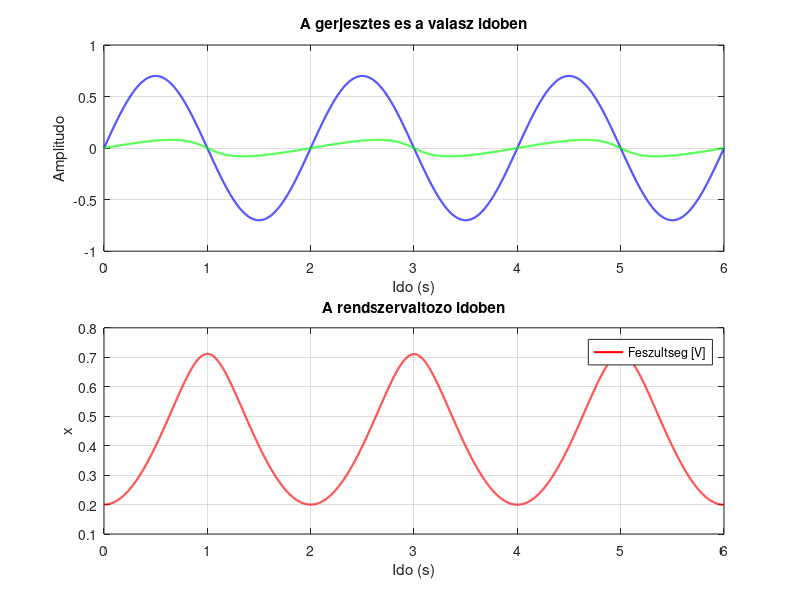
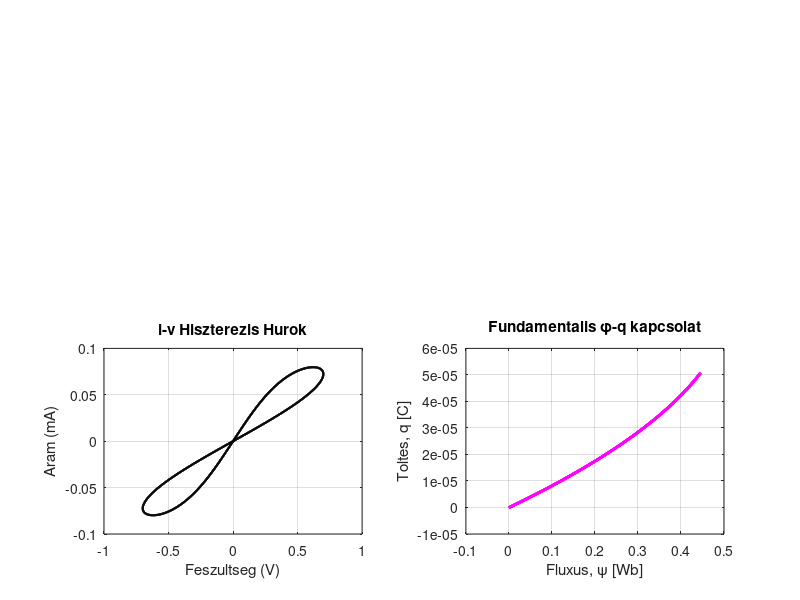

Source code (MATLAB) for these figures, in order:
p = 5;          	% Ablakfuggveny fokszam (nem hasznalt) 
Ron = 100;              % Bekapcsolt ellenallas (Ohm)
Roff = 160*Ron;         % Kikapcsolt ellenallas (16000 Ohm)
mu = 1e-14;             % Ion mobilitas
D = 10e-9;              % Eszkoz vastagsaga
xmin = 0.05;            % Minimalis allapotvaltozo ertek
xmax = 0.9999;          % Maximalis allapotvaltozo ertek
k = mu * Ron / (D^2);   % Drift allando
x0 = 0.2;               % Kezdeti allapot (x = w/D)

%T = 3 / f;             % Teljes szimulacio (3 teljes hullam)
T = 6;
N = 10000;              % Mintak szama
deltat = T / N;         % Egy idolepes hossza
t = linspace(0, T, N);  % Idovektor letrehozasa

f =0.5;
u_m = 0.7;
u = u_m * sin(2 * pi * f * t); % Bemeneti feszultseg (u(t))

x = zeros(1, N);        % Allapotvaltozo vektora
i = zeros(1, N);        % Aram vektora
psi = zeros(1, N);      % Fluxus vektora

x(1) = x0;
psi(1) = 0;
% i = u / R_eq, ahol R_eq = Ron*x + Roff*(1-x)
i(1) = u(1) / (Ron * x(1) + Roff * (1 - x(1))); 

for n = 2:N
    psi(n) = psi(n-1) + u(n) * deltat;
    
    %window = 1 - (2 * x(n-1) - 1)^(2 * p);
    window = 1;
    
    dx = deltat*u(n-1)*(1/(1 - x(n-1)))*(k/Roff)*window;    
    x_next = x(n-1) + dx;
    
    if (x_next <= xmin) && (u(n) <= 0)
        x(n) = xmin;
    elseif (x_next >= xmax) && (u(n) >= 0)
        x(n) = xmax;
    else
        x(n) = x_next;
    end
    
    i(n) = u(n) / (Ron * x(n) + Roff * (1 - x(n)));
end

q = zeros(1, N);
for k = 2:N
    q(k) = q(k-1) + i(k) * deltat;
end

figure('Position', [100, 100, 800, 600]);

subplot(2, 2, [1, 2]); 
plot(t, u, 'b', 'LineWidth', 1.5); hold on;
plot(t, i * 1e3, 'g', 'LineWidth', 1.5);
xlabel('Ido (s)');
ylabel('Amplitudo');
title('A gerjesztes es a valasz idoben');
grid on;

subplot(2, 2, [3, 4]); 
plot(t, x, 'r', 'LineWidth', 1.5);
xlabel('Ido (s)');
ylabel('x');
legend('Feszultseg [V]', 'Aram [mA]');
title('A rendszervaltozo idoben');
grid on;

figure;
subplot(2, 2, 3);
plot(u, i * 1e3, 'k', 'LineWidth', 1.5);
xlabel('Feszultseg (V)');
ylabel('Aram (mA)');
title('i-v Hiszterezis Hurok');
grid on;

subplot(2, 2, 4);
plot( psi, q, 'm', 'LineWidth', 2);
ylabel('Toltes, q [C]');
xlabel('Fluxus, \psi [Wb]');
title('Fundamentalis \phi-q kapcsolat');
grid on;
